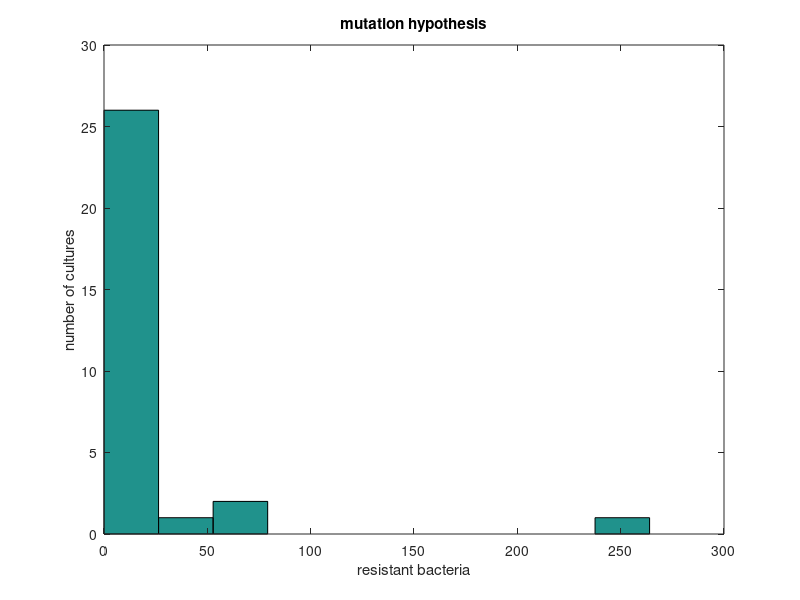

MATLAB code to generate this figure:
% set variables
prob_mutation = 1e-8;
cultures = 30;
generations = 20;
initial_inoculum = 100;

mut=zeros(cultures,1);
for i=1:cultures
    n=initial_inoculum;
    for t=1:generations
        n=2*n;
        new_mutations = poissrnd(n*prob_mutation);
        mut(i) = 2*mut(i)+new_mutations;
        n = n-new_mutations;
    end
end

%fanofactor for mut
fano_factor_mut = var(mut)/mean(mut);

%histogram for mut
hist(mut);
xlabel('resistant bacteria');
ylabel('number of cultures')
title('mutation hypothesis')